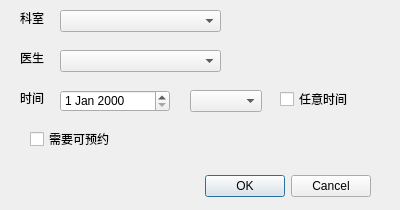
<?xml version="1.0" encoding="UTF-8"?>
<ui version="4.0">
 <class>SelectDutyDialog</class>
 <widget class="QDialog" name="SelectDutyDialog">
  <property name="geometry">
   <rect>
    <x>0</x>
    <y>0</y>
    <width>400</width>
    <height>210</height>
   </rect>
  </property>
  <property name="windowTitle">
   <string>查询可挂号</string>
  </property>
  <widget class="QDialogButtonBox" name="buttonBox">
   <property name="geometry">
    <rect>
     <x>30</x>
     <y>170</y>
     <width>341</width>
     <height>32</height>
    </rect>
   </property>
   <property name="orientation">
    <enum>Qt::Horizontal</enum>
   </property>
   <property name="standardButtons">
    <set>QDialogButtonBox::Cancel|QDialogButtonBox::Ok</set>
   </property>
  </widget>
  <widget class="QLabel" name="label">
   <property name="geometry">
    <rect>
     <x>20</x>
     <y>10</y>
     <width>31</width>
     <height>16</height>
    </rect>
   </property>
   <property name="text">
    <string>科室</string>
   </property>
  </widget>
  <widget class="QComboBox" name="comboBox_department">
   <property name="geometry">
    <rect>
     <x>60</x>
     <y>10</y>
     <width>161</width>
     <height>22</height>
    </rect>
   </property>
  </widget>
  <widget class="QLabel" name="label_2">
   <property name="geometry">
    <rect>
     <x>20</x>
     <y>50</y>
     <width>31</width>
     <height>16</height>
    </rect>
   </property>
   <property name="text">
    <string>医生</string>
   </property>
  </widget>
  <widget class="QComboBox" name="comboBox_doctor">
   <property name="geometry">
    <rect>
     <x>60</x>
     <y>50</y>
     <width>161</width>
     <height>22</height>
    </rect>
   </property>
  </widget>
  <widget class="QLabel" name="label_3">
   <property name="geometry">
    <rect>
     <x>20</x>
     <y>90</y>
     <width>31</width>
     <height>16</height>
    </rect>
   </property>
   <property name="text">
    <string>时间</string>
   </property>
  </widget>
  <widget class="QDateEdit" name="dateEdit_date">
   <property name="geometry">
    <rect>
     <x>60</x>
     <y>90</y>
     <width>110</width>
     <height>22</height>
    </rect>
   </property>
  </widget>
  <widget class="QComboBox" name="comboBox_time">
   <property name="geometry">
    <rect>
     <x>190</x>
     <y>90</y>
     <width>72</width>
     <height>22</height>
    </rect>
   </property>
  </widget>
  <widget class="QCheckBox" name="checkBox_no_time">
   <property name="geometry">
    <rect>
     <x>280</x>
     <y>90</y>
     <width>73</width>
     <height>18</height>
    </rect>
   </property>
   <property name="text">
    <string>任意时间</string>
   </property>
  </widget>
  <widget class="QCheckBox" name="checkBox_free">
   <property name="geometry">
    <rect>
     <x>30</x>
     <y>130</y>
     <width>91</width>
     <height>18</height>
    </rect>
   </property>
   <property name="text">
    <string>需要可预约</string>
   </property>
  </widget>
 </widget>
 <resources/>
 <connections>
  <connection>
   <sender>buttonBox</sender>
   <signal>accepted()</signal>
   <receiver>SelectDutyDialog</receiver>
   <slot>accept()</slot>
   <hints>
    <hint type="sourcelabel">
     <x>248</x>
     <y>254</y>
    </hint>
    <hint type="destinationlabel">
     <x>157</x>
     <y>274</y>
    </hint>
   </hints>
  </connection>
  <connection>
   <sender>buttonBox</sender>
   <signal>rejected()</signal>
   <receiver>SelectDutyDialog</receiver>
   <slot>reject()</slot>
   <hints>
    <hint type="sourcelabel">
     <x>316</x>
     <y>260</y>
    </hint>
    <hint type="destinationlabel">
     <x>286</x>
     <y>274</y>
    </hint>
   </hints>
  </connection>
 </connections>
</ui>
